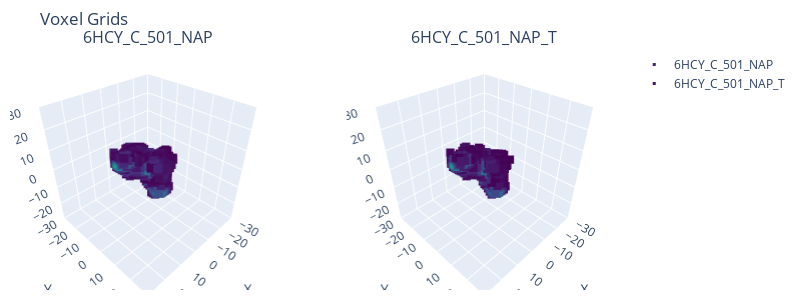
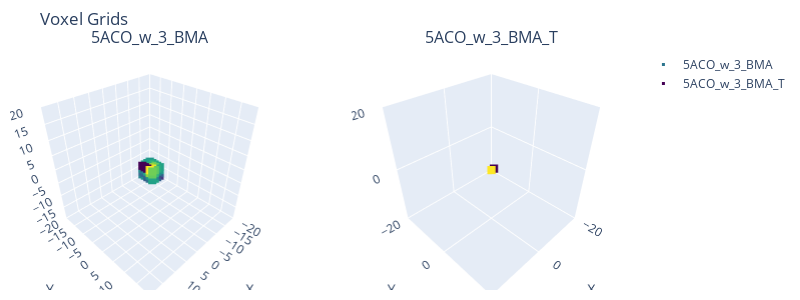

Write notebook code for charts like these, in order.
### Markdown cell above
----------------

Blobs from the dark side loaded

### Code cell
res3_1_hcy6 = np.load("data/data/6HCY_C_501_NAP.npz")
res3_1_hcy_t = np.load("data/data/6HCY_C_501_NAP_T.npz")
plot_voxels_side_by_side([res3_1_hcy6["arr_0"], res3_1_hcy_t["arr_0"]], ["6HCY_C_501_NAP", "6HCY_C_501_NAP_T"], 1, 2, 30)

res4_36_5aco = np.load("data/data/5ACO_w_3_BMA.npz")
res4_36_5aco_t = np.load("data/data/5ACO_w_3_BMA_T.npz")
plot_voxels_side_by_side([res4_36_5aco["arr_0"], res4_36_5aco_t["arr_0"]], ["5ACO_w_3_BMA", "5ACO_w_3_BMA_T"], 1, 2, 20)

### Figure 1 — Plotly figure (JSON) as saved in the notebook; plotly's stock layout.template omitted (floating-point values rounded to 4 significant figures; data arrays with more than 128 entries replaced by an {"elided": "..."} marker saying what was removed)
{"data": [{"marker": {"color": {"elided": "1701 float values"}, "colorscale": [[0, "#440154"], [0.1111, "#482878"], [0.2222, "#3e4989"], [0.3333, "#31688e"], [0.4444, "#26828e"], [0.5556, "#1f9e89"], [0.6667, "#35b779"], [0.7778, "#6ece58"], [0.8889, "#b5de2b"], [1, "#fde725"]], "showscale": false, "size": 3, "symbol": "square"}, "mode": "markers", "name": "6HCY_C_501_NAP", "scene": "scene", "type": "scatter3d", "x": {"elided": "1701 int values"}, "y": {"elided": "1701 int values"}, "z": {"elided": "1701 int values"}}, {"marker": {"color": {"elided": "1411 float values"}, "colorscale": [[0, "#440154"], [0.1111, "#482878"], [0.2222, "#3e4989"], [0.3333, "#31688e"], [0.4444, "#26828e"], [0.5556, "#1f9e89"], [0.6667, "#35b779"], [0.7778, "#6ece58"], [0.8889, "#b5de2b"], [1, "#fde725"]], "showscale": false, "size": 3, "symbol": "square"}, "mode": "markers", "name": "6HCY_C_501_NAP_T", "scene": "scene2", "type": "scatter3d", "x": {"elided": "1411 int values"}, "y": {"elided": "1411 int values"}, "z": {"elided": "1411 int values"}}], "layout": {"annotations": [{"font": {"size": 16}, "showarrow": false, "text": "6HCY_C_501_NAP", "x": 0.225, "xanchor": "center", "xref": "paper", "y": 1, "yanchor": "bottom", "yref": "paper"}, {"font": {"size": 16}, "showarrow": false, "text": "6HCY_C_501_NAP_T", "x": 0.775, "xanchor": "center", "xref": "paper", "y": 1, "yanchor": "bottom", "yref": "paper"}], "height": 300, "margin": {"b": 10, "l": 10, "r": 10, "t": 50}, "scene": {"aspectmode": "cube", "aspectratio": {"x": 1, "y": 1, "z": 1}, "domain": {"x": [0, 0.45], "y": [0, 1]}, "xaxis": {"range": [-30, 30], "title": {"text": "X"}}, "yaxis": {"range": [-30, 30], "title": {"text": "Y"}}, "zaxis": {"range": [-30, 30], "title": {"text": "Z"}}}, "scene2": {"aspectmode": "cube", "aspectratio": {"x": 1, "y": 1, "z": 1}, "domain": {"x": [0.55, 1], "y": [0, 1]}, "xaxis": {"range": [-30, 30], "title": {"text": "X"}}, "yaxis": {"range": [-30, 30], "title": {"text": "Y"}}, "zaxis": {"range": [-30, 30], "title": {"text": "Z"}}}, "title": {"text": "Voxel Grids"}, "width": 800}}

### Figure 2 — Plotly figure (JSON) as saved in the notebook; plotly's stock layout.template omitted (floating-point values rounded to 4 significant figures)
{"data": [{"marker": {"color": [0.01877, 0.01721, 0.01835, 0.02323, 0.01467, 0.0119, 0.01594, 0.02487, 0.006929, 0.006371, 0.01448, 0.02477, 0.006686, 0.009964, 0.01967, 0.02545, 0.01181, 0.0162, 0.02395, 0.02464, 0.01992, 0.01325, 0.01556, 0.02411, 0.02049, 0.0104, 0.01446, 0.02749, 0.01466, 0.007684, 0.01641, 0.0309, 0.01363, 0.01101, 0.02153, 0.03115, 0.01618, 0.01382, 0.02191, 0.02583, 0.02104, 0.01441, 0.0178, 0.0245, 0.02504, 0.01374, 0.0163, 0.02606, 0.02112, 0.014, 0.02161, 0.03364, 0.02179, 0.01933, 0.02909, 0.03738, 0.02499, 0.02093, 0.02736, 0.03024, 0.02073, 0.01737, 0.02151, 0.006371, 0.02214, 0.01721, 0.01986, 0.006371, 0.01582, 0.01701, 0.02528, 0.006371, 0.01766, 0.02269, 0.03293, 0.03837, 0.02451, 0.0249, 0.03067, 0.03136], "colorscale": [[0, "#440154"], [0.1111, "#482878"], [0.2222, "#3e4989"], [0.3333, "#31688e"], [0.4444, "#26828e"], [0.5556, "#1f9e89"], [0.6667, "#35b779"], [0.7778, "#6ece58"], [0.8889, "#b5de2b"], [1, "#fde725"]], "showscale": false, "size": 3, "symbol": "square"}, "mode": "markers", "name": "5ACO_w_3_BMA", "scene": "scene", "type": "scatter3d", "x": [0, 0, 0, 0, 0, 0, 0, 0, 0, 0, 0, 0, 0, 0, 0, 0, 0, 0, 0, 0, 1, 1, 1, 1, 1, 1, 1, 1, 1, 1, 1, 1, 1, 1, 1, 1, 1, 1, 1, 1, 2, 2, 2, 2, 2, 2, 2, 2, 2, 2, 2, 2, 2, 2, 2, 2, 2, 2, 2, 2, 3, 3, 3, 3, 3, 3, 3, 3, 3, 3, 3, 3, 3, 3, 3, 3, 3, 3, 3, 3], "y": [0, 0, 0, 0, 1, 1, 1, 1, 2, 2, 2, 2, 3, 3, 3, 3, 4, 4, 4, 4, 0, 0, 0, 0, 1, 1, 1, 1, 2, 2, 2, 2, 3, 3, 3, 3, 4, 4, 4, 4, 0, 0, 0, 0, 1, 1, 1, 1, 2, 2, 2, 2, 3, 3, 3, 3, 4, 4, 4, 4, 0, 0, 0, 0, 1, 1, 1, 1, 2, 2, 2, 2, 3, 3, 3, 3, 4, 4, 4, 4], "z": [0, 1, 2, 3, 0, 1, 2, 3, 0, 1, 2, 3, 0, 1, 2, 3, 0, 1, 2, 3, 0, 1, 2, 3, 0, 1, 2, 3, 0, 1, 2, 3, 0, 1, 2, 3, 0, 1, 2, 3, 0, 1, 2, 3, 0, 1, 2, 3, 0, 1, 2, 3, 0, 1, 2, 3, 0, 1, 2, 3, 0, 1, 2, 3, 0, 1, 2, 3, 0, 1, 2, 3, 0, 1, 2, 3, 0, 1, 2, 3]}, {"marker": {"color": [0.03738, 0.03837], "colorscale": [[0, "#440154"], [0.1111, "#482878"], [0.2222, "#3e4989"], [0.3333, "#31688e"], [0.4444, "#26828e"], [0.5556, "#1f9e89"], [0.6667, "#35b779"], [0.7778, "#6ece58"], [0.8889, "#b5de2b"], [1, "#fde725"]], "showscale": false, "size": 3, "symbol": "square"}, "mode": "markers", "name": "5ACO_w_3_BMA_T", "scene": "scene2", "type": "scatter3d", "x": [2, 3], "y": [3, 3], "z": [3, 3]}], "layout": {"annotations": [{"font": {"size": 16}, "showarrow": false, "text": "5ACO_w_3_BMA", "x": 0.225, "xanchor": "center", "xref": "paper", "y": 1, "yanchor": "bottom", "yref": "paper"}, {"font": {"size": 16}, "showarrow": false, "text": "5ACO_w_3_BMA_T", "x": 0.775, "xanchor": "center", "xref": "paper", "y": 1, "yanchor": "bottom", "yref": "paper"}], "height": 300, "margin": {"b": 10, "l": 10, "r": 10, "t": 50}, "scene": {"aspectmode": "cube", "aspectratio": {"x": 1, "y": 1, "z": 1}, "domain": {"x": [0, 0.45], "y": [0, 1]}, "xaxis": {"range": [-20, 20], "title": {"text": "X"}}, "yaxis": {"range": [-20, 20], "title": {"text": "Y"}}, "zaxis": {"range": [-20, 20], "title": {"text": "Z"}}}, "scene2": {"aspectmode": "cube", "aspectratio": {"x": 1, "y": 1, "z": 1}, "domain": {"x": [0.55, 1], "y": [0, 1]}, "xaxis": {"range": [-20, 20], "title": {"text": "X"}}, "yaxis": {"range": [-20, 20], "title": {"text": "Y"}}, "zaxis": {"range": [-20, 20], "title": {"text": "Z"}}}, "title": {"text": "Voxel Grids"}, "width": 800}}
